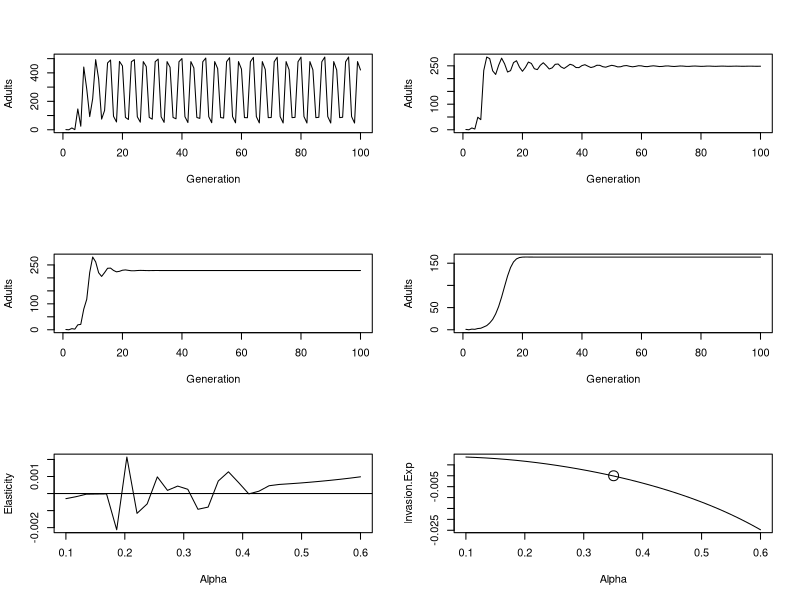

This figure's R source:
# Assumptions
# 1. Population consists of 2 stages with reprodution in second stage.
# 2. A proportion of first stage remains there each population cycle.
# 3. Fecundity is density dependent.


rm(list=ls())
par(mfrow=c(3,2))

Alpha = 18; Beta = 0.01; S = 0.8
Ps = c(0.1, 0.5, 0.7, 0.9)
Maxgen = 100

exponential = function(alpha, beta, stage.val) {
    alpha*exp(-beta*stage.val)
}    

for(i in 1:4) {
    P = Ps[i]
    Stage = c(0, 1) # start with one adult
    Stage.Mat = matrix(c(S*P, S*(1-P), exponential(Alpha, Beta, Stage[2]), 0), 2, 2)
    Store.Stage = matrix(0, Maxgen, 2)
    Store.Stage[1,] = Stage
    for(j in 2:Maxgen) {
        Stage = Stage.Mat %*% Stage
        Stage.Mat[1,2] = exponential(Alpha, Beta, Stage[2])
        Store.Stage[j,] = Stage
    }
    plot(seq(from=1, to=Maxgen), Store.Stage[,2], xlab='Generation', ylab='Adults', type='l')
}
    
pop.dynamics = function(p, coeff) {
    p.resident <- p
    p.invader <- p * coeff
    alpha <- 18.0; beta <- 0.01; s <- 0.8
    resident.stage <- c(1.0, 1.0)
    invader.stage <- c(1.0, 1.0)
    
    resident.mat <-
        matrix(c(s*p.resident, s*(1-p.resident), exponential(alpha, beta, resident.stage[2]), 0), 2, 2)
    invader.mat <-
        matrix(c(s*p.invader, s*(1-p.invader), exponential(alpha, beta, invader.stage[2]), 0), 2, 2)
    store.invader <- matrix(0, Maxgen, 2)
    store.invader[1,] <- invader.stage

    maxgen1 <- 100
    # resident only period
    for(i in 2:maxgen1) {
        resident.stage <- resident.mat %*% resident.stage # revise matrix
        resident.mat[1,2] <- exponential(alpha, beta, resident.stage[2]) # density effect
    }
    # introduce invader
    maxgen2 <- 100
    pop.invader <- matrix(0, maxgen2, 1)
    for(i in 1:maxgen2) {
        n <- resident.stage[2] + invader.stage[2]
        resident.mat[1,2] <- exponential(alpha, beta, n)
        invader.mat[1,2] <- exponential(alpha, beta, n)
        # new matrices
        resident.stage <- resident.mat %*% resident.stage
        invader.stage <- invader.mat %*% invader.stage
        pop.invader[i] <- invader.stage[2]
    }

    gen.start <- 20
    gen.end <- maxgen2
    generation <- seq(from=gen.start, to=gen.end)

    # linear regression
    invasion.model <- lm(log(pop.invader[gen.start:gen.end]) ~ generation[gen.start:gen.end])
    # elasticity value = regression slope
    elasticity <- invasion.model$coeff[2]
    
    return(elasticity)
}


## #### MAIN PROGRAM ####

Min.A = 0.1; Max.A = 0.6
Coeff = 0.995
# calculate optimum
Optimum = uniroot(pop.dynamics, interval=c(Min.A, Max.A), Coeff)
Best.Alpha = Optimum$root
print('Optimum reproductive effort')
print(Best.Alpha)

# plot elasticity vs alpha
N.Int = 30
Low = Min.A
High = Max.A
Alpha = matrix(seq(from=Low, to=High, length=N.Int), N.Int, 1)
Elasticity = apply(Alpha, 1, pop.dynamics, Coeff)
plot(Alpha, Elasticity, type='l')
lines(c(0.01, 0.9), c(0, 0))

Coeffs = Alpha / Best.Alpha
Invasion.Exp = matrix(0, N.Int, 1) # allocate matrix
# calculate invasion coefficient
for(i in 1:N.Int) {
    Invasion.Exp[i] = pop.dynamics(Best.Alpha, Coeffs[i])
}

plot(Alpha, Invasion.Exp, type='l')
points(Best.Alpha, 0, cex=2)
